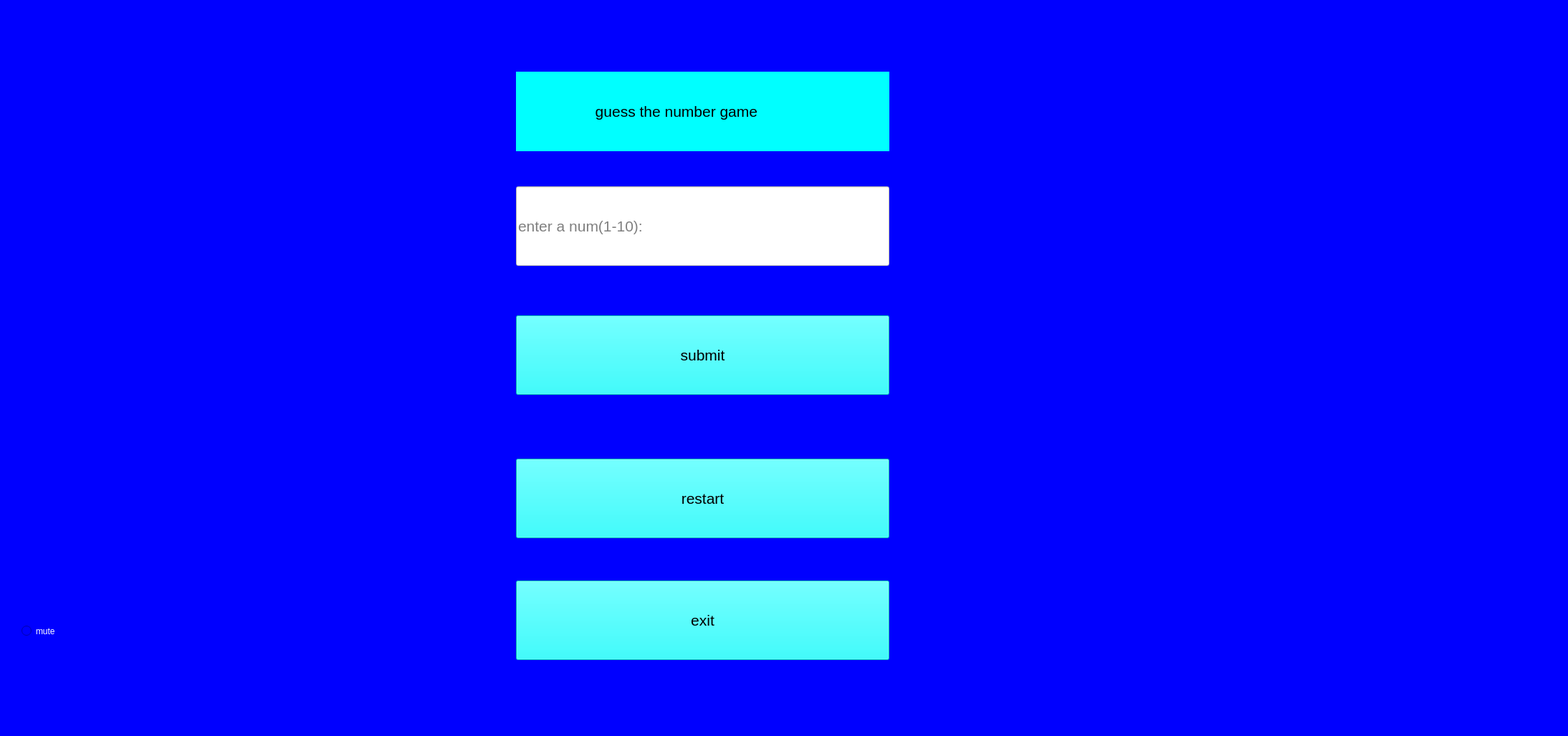
<?xml version="1.0" encoding="UTF-8"?>
<ui version="4.0">
 <class>Ui_MainWindow</class>
 <widget class="QMainWindow" name="Ui_MainWindow">
  <property name="geometry">
   <rect>
    <x>0</x>
    <y>0</y>
    <width>2188</width>
    <height>1027</height>
   </rect>
  </property>
  <property name="windowTitle">
   <string>MainWindow</string>
  </property>
  <property name="styleSheet">
   <string notr="true">background-color: blue
</string>
  </property>
  <widget class="QWidget" name="centralwidget">
   <widget class="QPushButton" name="submit">
    <property name="geometry">
     <rect>
      <x>720</x>
      <y>440</y>
      <width>521</width>
      <height>111</height>
     </rect>
    </property>
    <property name="font">
     <font>
      <pointsize>16</pointsize>
     </font>
    </property>
    <property name="styleSheet">
     <string notr="true">background-color: cyan
</string>
    </property>
    <property name="text">
     <string>submit</string>
    </property>
   </widget>
   <widget class="QLabel" name="game_title">
    <property name="geometry">
     <rect>
      <x>720</x>
      <y>100</y>
      <width>521</width>
      <height>111</height>
     </rect>
    </property>
    <property name="font">
     <font>
      <pointsize>16</pointsize>
     </font>
    </property>
    <property name="styleSheet">
     <string notr="true">background-color: cyan</string>
    </property>
    <property name="text">
     <string>                   guess the number game</string>
    </property>
   </widget>
   <widget class="QPushButton" name="restart">
    <property name="geometry">
     <rect>
      <x>720</x>
      <y>640</y>
      <width>521</width>
      <height>111</height>
     </rect>
    </property>
    <property name="font">
     <font>
      <pointsize>16</pointsize>
     </font>
    </property>
    <property name="styleSheet">
     <string notr="true">background-color: cyan
</string>
    </property>
    <property name="text">
     <string>restart</string>
    </property>
   </widget>
   <widget class="QPushButton" name="exit">
    <property name="geometry">
     <rect>
      <x>720</x>
      <y>810</y>
      <width>521</width>
      <height>111</height>
     </rect>
    </property>
    <property name="font">
     <font>
      <pointsize>16</pointsize>
     </font>
    </property>
    <property name="styleSheet">
     <string notr="true">background-color: cyan
</string>
    </property>
    <property name="text">
     <string>exit</string>
    </property>
   </widget>
   <widget class="QLineEdit" name="button_guess_the_number">
    <property name="geometry">
     <rect>
      <x>720</x>
      <y>260</y>
      <width>521</width>
      <height>111</height>
     </rect>
    </property>
    <property name="font">
     <font>
      <pointsize>16</pointsize>
     </font>
    </property>
    <property name="styleSheet">
     <string notr="true">background-color: white
</string>
    </property>
    <property name="text">
     <string/>
    </property>
    <property name="placeholderText">
     <string>enter a num(1-10): </string>
    </property>
   </widget>
   <widget class="QRadioButton" name="mute">
    <property name="geometry">
     <rect>
      <x>30</x>
      <y>860</y>
      <width>191</width>
      <height>41</height>
     </rect>
    </property>
    <property name="styleSheet">
     <string notr="true">color: white</string>
    </property>
    <property name="text">
     <string>mute</string>
    </property>
   </widget>
  </widget>
  <widget class="QMenuBar" name="menubar">
   <property name="geometry">
    <rect>
     <x>0</x>
     <y>0</y>
     <width>2188</width>
     <height>25</height>
    </rect>
   </property>
  </widget>
  <widget class="QStatusBar" name="statusbar"/>
 </widget>
 <resources/>
 <connections/>
</ui>
